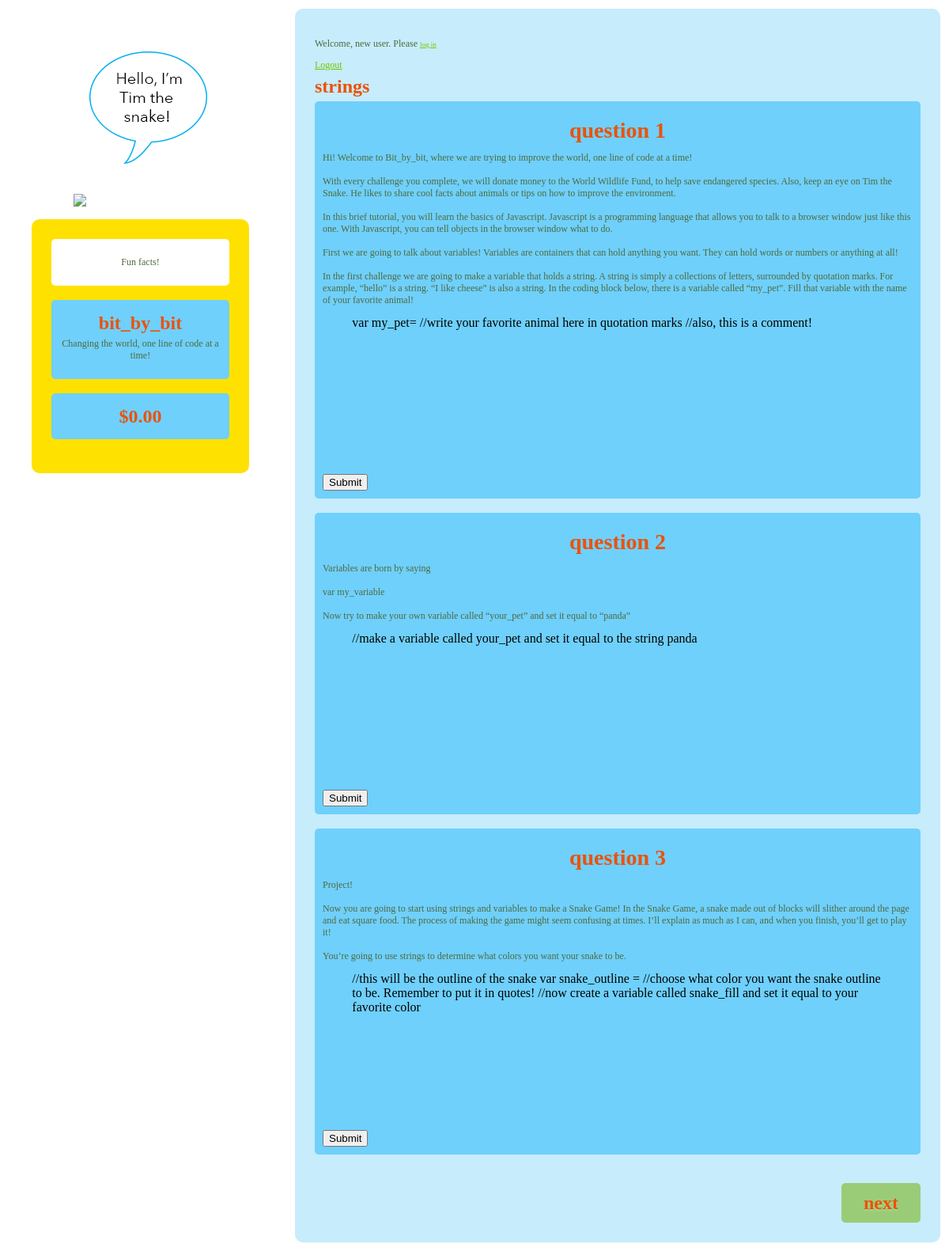
The page /questions/1/ on the database its author committed.
### questions/models.py (models this page shows)
class Topic(models.Model):
    topic = models.CharField(max_length=200)

class Question(models.Model):
	topic = models.ForeignKey(Topic)
	isproject = models.BooleanField()
	text = models.CharField(max_length=2000)
	question_code = models.CharField(max_length=2000)

### questions/views.py (the view)
# urls.py: url(r'^(?P<topic_id>\d+)/$', views.detail, name='detail'),
def detail(request, topic_id):
	topic = Topic.objects.get(pk=topic_id)
	try:
		next_topic_id = int(topic_id) + 1
		next_topic_text = Topic.objects.get(pk=next_topic_id).topic
	except:
		next_topic_id = 'finish'
		next_topic_text = 'finish'
	question_list = topic.question_set.all()
	template = loader.get_template('questions/detail.html')
	context = RequestContext(request, {
	    'question_list': question_list,
	    'topic': topic.topic,
	    'next_topic_id': next_topic_id,
	    'next_topic_text': next_topic_text,
	})
	return HttpResponse(template.render(context))

### questions/templates/questions/detail.html (shortened to what this page needs)
<html>
	<head>
		{% load staticfiles %}
		<link rel="stylesheet" type="text/css" href="{% static "css/style.css" %}">
	</head>
	<body>
		<table>
			<tr>
				<td class = "snake">
					<div class = "fixer" id = "header">
						<img src = "/static/images/snake.png">
						<img src = "/static/images/blurb.png">
						<p>
						<div class = "main" id="aboutinfo">
							<div id='funfact'><p><span>Fun facts!</span></p></div><br>
							<div id = "information">
							<div id='name'><h1>bit_by_bit</h1></div>
							<p> Changing the world, one line of code at a time!</p>
							</div>
							<br>
							<div id = "score">
							<h1>$0.00</h1>
							</div>
							<br>
						</div>
					</div>
				</td>
				<td class ="content">
					<div class = "main">
						<div class="userinfo">
							{% if user.is_authenticated %}
							    <p>You are logged in as {{ user.username }}</p>
							{% else %}
							    <p>Welcome, new user. Please <a href="/questions/login/">log in</a></p>
							{% endif %}
							<div id='logoutbutton'>
								<a href="/questions/logout/">Logout</a>
							</div>
						</div>
						<div id="topic"><h1>{{topic}}</h1></div>
						{% autoescape off %}
						{% if question_list %}
						    {% for question in question_list %}
						    	<div id = "question">
									<h2>Question {{question.id}}</h2>
							        <div id='qtext'><p>{{ question.text }}</a></p></div>
							        <div class="editor" id={{ question.id}} >{{question.question_code}}</div>
							        <button type="button" class="SubmitButton" id={{question.id}}>Submit</button>
						        </div>
						        <br>
						    {% endfor %}
						{% else %}
						    <p>No questions are available.</p>
						{% endif %}
						{% endautoescape %}
						<br>
						<div align = "right">
							<a href = "/questions/{{ next_topic_id }}/" class = "button">Next</a>
						</div>
					</div>
				</td>
			</tr>
		</table>
	</body>
</html>

### questions/static/css/style.css (style rules this page uses)
p { font-family: Tahoma; font-size: .75em; text-decoration: none; color: #4F693E; }
a { font-family: Tahoma; font-size: 0.75em; text-decoration: bold; color: #6FC900; }
body { background-color: white; }
h1 { font-family: Tahoma; font-size: 1.5em; text-decoration: none; text-transform: lowercase; color: #eb520a; line-height: 25%; }
h2 { font-family: Tahoma; font-size: 1.75em; text-decoration: none; text-transform: lowercase; color: #eb520a; line-height: 25%; text-align: center; }
td.snake { min-width: 300px; width: 20%; vertical-align: top; text-align: center; padding-left: 30px; padding-right: 30px; }
td.content { width: 80%; vertical-align: text-top; }
.main { background-color: #c7ecfc; padding: 25px; margin-left: auto; margin-right: auto; border-radius: 10px; vertical-align: top; }
#funfact { background-color: white; padding: 10px; border-radius: 5px; vertical-align: top; }
#aboutinfo { width: 225px; background-color: #FFE100; }
.fixer { position: fixed; z-index: 20; margin-left: auto; margin-right: auto; }
#header { margin-top: 50px; }
#question { background-color: #6FD0FC; padding: 10px; border-radius: 5px; vertical-align: top; }
.editor { position: relative; margin-left: auto; margin-right: auto; height: 200px; width: 90%; }
#information { background-color: #6FD0FC; padding: 10px; border-radius: 5px; vertical-align: top; }
#score { background-color: #6FD0FC; padding: 10px; border-radius: 5px; vertical-align: top; }
.button { display: block; height: 50px; width: 100px; background: #9ACC78; color: #eb520a; text-align: center; text-transform: lowercase; font: bold 1.5em/50px Tahoma; background: linear-gradient(top, #9ACC78, #6D9154); border-radius: 5px; text-shadow: 0 2px 2px rgba(255, 255, 255, 0.2); }
a.button { text-decoration: none; }

### rows shown on the page
Topic: topic "strings"
Question: id "1", text "Hi! Welcome to Bit_by_bit, where we are trying to improve the world, one line of code at a time! With every challenge you complete, we will donate money to the World Wildlife Fund, to help save endangered species. Also, keep an eye on Tim the Snake. He likes to share cool facts about animals or tips on how to improve the environment. In this brief tutorial, you will learn the basics of Javascript. Javascript is a programming language that allows you to talk to a browser window just like this one. With Javascript, you can tell objects in the browser window what to do. First we are going to talk about variables! Variables are containers that can hold anything you want. They can hold words or…", question_code "var my_pet= //write your favorite animal here in quotation marks //also, this is a comment!"
Question: id "2", text "Variables are born by saying var my_variable Now try to make your own variable called “your_pet” and set it equal to “panda”", question_code "//make a variable called your_pet and set it equal to the string panda"
Question: id "3", text "Project! Now you are going to start using strings and variables to make a Snake Game! In the Snake Game, a snake made out of blocks will slither around the page and eat square food. The process of making the game might seem confusing at times. I’ll explain as much as I can, and when you finish, you’ll get to play it! You’re going to use strings to determine what colors you want your snake to be.", question_code "//this will be the outline of the snake var snake_outline = //choose what color you want the snake outline to be. Remember to put it in quotes! //now create a variable called snake_fill and set it equal to your favorite color"
